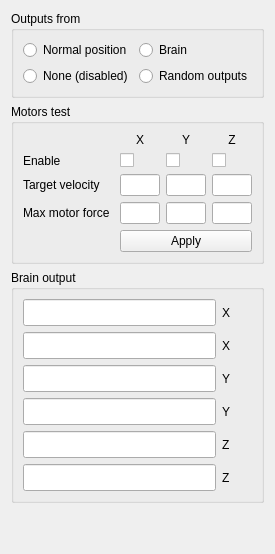
         <widget class="QWidget" name="tabMotorsEffector">
          <attribute name="icon">
           <iconset resource="../../../ressources/ressources.qrc">
            <normaloff>:/img/icons/motor_test</normaloff>:/img/icons/motor_test</iconset>
          </attribute>
          <attribute name="title">
           <string>Motors effector</string>
          </attribute>
          <layout class="QGridLayout" name="gridLayout_6">
           <item row="0" column="0">
            <widget class="QGroupBox" name="groupBox">
             <property name="sizePolicy">
              <sizepolicy hsizetype="Minimum" vsizetype="Minimum">
               <horstretch>0</horstretch>
               <verstretch>0</verstretch>
              </sizepolicy>
             </property>
             <property name="whatsThis">
              <string>&lt;!DOCTYPE HTML PUBLIC &quot;-//W3C//DTD HTML 4.0//EN&quot; &quot;http://www.w3.org/TR/REC-html40/strict.dtd&quot;&gt;
&lt;html&gt;&lt;head&gt;&lt;meta name=&quot;qrichtext&quot; content=&quot;1&quot; /&gt;&lt;style type=&quot;text/css&quot;&gt;
p, li { white-space: pre-wrap; }
&lt;/style&gt;&lt;/head&gt;&lt;body style=&quot; font-family:'MS Shell Dlg 2'; font-size:8.25pt; font-weight:400; font-style:normal;&quot;&gt;
&lt;p style=&quot; margin-top:0px; margin-bottom:0px; margin-left:0px; margin-right:0px; -qt-block-indent:0; text-indent:0px;&quot;&gt;&lt;span style=&quot; font-size:8pt; font-weight:600;&quot;&gt;Outputs from&lt;/span&gt;&lt;/p&gt;
&lt;p style=&quot;-qt-paragraph-type:empty; margin-top:0px; margin-bottom:0px; margin-left:0px; margin-right:0px; -qt-block-indent:0; text-indent:0px; font-size:8pt;&quot;&gt;&lt;/p&gt;
&lt;p style=&quot; margin-top:0px; margin-bottom:0px; margin-left:0px; margin-right:0px; -qt-block-indent:0; text-indent:0px;&quot;&gt;&lt;span style=&quot; font-size:8pt;&quot;&gt;This form allows you to select what element will set the values of the inputs motors.&lt;/span&gt;&lt;/p&gt;
&lt;p style=&quot;-qt-paragraph-type:empty; margin-top:0px; margin-bottom:0px; margin-left:0px; margin-right:0px; -qt-block-indent:0; text-indent:0px; font-size:8pt;&quot;&gt;&lt;/p&gt;
&lt;p style=&quot; margin-top:0px; margin-bottom:0px; margin-left:0px; margin-right:0px; -qt-block-indent:0; text-indent:0px;&quot;&gt;&lt;span style=&quot; font-size:8pt; font-style:italic;&quot;&gt;- Normal position&lt;/span&gt;&lt;span style=&quot; font-size:8pt;&quot;&gt; try to maintain the bone in its initial position.&lt;/span&gt;&lt;/p&gt;
&lt;p style=&quot;-qt-paragraph-type:empty; margin-top:0px; margin-bottom:0px; margin-left:0px; margin-right:0px; -qt-block-indent:0; text-indent:0px; font-size:8pt;&quot;&gt;&lt;/p&gt;
&lt;p style=&quot; margin-top:0px; margin-bottom:0px; margin-left:0px; margin-right:0px; -qt-block-indent:0; text-indent:0px;&quot;&gt;&lt;span style=&quot; font-size:8pt; font-style:italic;&quot;&gt;- None&lt;/span&gt;&lt;span style=&quot; font-size:8pt;&quot;&gt; disable all motors for this bone.&lt;/span&gt;&lt;/p&gt;
&lt;p style=&quot;-qt-paragraph-type:empty; margin-top:0px; margin-bottom:0px; margin-left:0px; margin-right:0px; -qt-block-indent:0; text-indent:0px; font-size:8pt;&quot;&gt;&lt;/p&gt;
&lt;p style=&quot; margin-top:0px; margin-bottom:0px; margin-left:0px; margin-right:0px; -qt-block-indent:0; text-indent:0px;&quot;&gt;&lt;span style=&quot; font-size:8pt; font-style:italic;&quot;&gt;- Brain&lt;/span&gt;&lt;span style=&quot; font-size:8pt;&quot;&gt; use the outputs of brain as inputs motors.&lt;/span&gt;&lt;/p&gt;
&lt;p style=&quot;-qt-paragraph-type:empty; margin-top:0px; margin-bottom:0px; margin-left:0px; margin-right:0px; -qt-block-indent:0; text-indent:0px; font-size:8pt;&quot;&gt;&lt;/p&gt;
&lt;p style=&quot; margin-top:0px; margin-bottom:0px; margin-left:0px; margin-right:0px; -qt-block-indent:0; text-indent:0px;&quot;&gt;&lt;span style=&quot; font-size:8pt;&quot;&gt;- Random outputs sends random sinus values to motors.&lt;/span&gt;&lt;/p&gt;&lt;/body&gt;&lt;/html&gt;</string>
             </property>
             <property name="title">
              <string>Outputs from</string>
             </property>
             <layout class="QGridLayout" name="gridLayout_2">
              <item row="0" column="0">
               <widget class="QRadioButton" name="rbOutFrom_NormalPosition">
                <property name="text">
                 <string>Normal position</string>
                </property>
               </widget>
              </item>
              <item row="0" column="1">
               <widget class="QRadioButton" name="rbOutFrom_Brain">
                <property name="text">
                 <string>Brain</string>
                </property>
                <property name="icon">
                 <iconset resource="../../../ressources/ressources.qrc">
                  <normaloff>:/img/icons/brain</normaloff>:/img/icons/brain</iconset>
                </property>
               </widget>
              </item>
              <item row="1" column="0">
               <widget class="QRadioButton" name="rbOutFrom_Disable">
                <property name="text">
                 <string>None (disabled)</string>
                </property>
               </widget>
              </item>
              <item row="1" column="1">
               <widget class="QRadioButton" name="rbOutFrom_Random">
                <property name="text">
                 <string>Random outputs</string>
                </property>
                <property name="icon">
                 <iconset resource="../../../ressources/ressources.qrc">
                  <normaloff>:/img/icons/random</normaloff>:/img/icons/random</iconset>
                </property>
               </widget>
              </item>
             </layout>
            </widget>
           </item>
           <item row="1" column="0">
            <widget class="QGroupBox" name="gbMotorsTest">
             <property name="whatsThis">
              <string>&lt;!DOCTYPE HTML PUBLIC &quot;-//W3C//DTD HTML 4.0//EN&quot; &quot;http://www.w3.org/TR/REC-html40/strict.dtd&quot;&gt;
&lt;html&gt;&lt;head&gt;&lt;meta name=&quot;qrichtext&quot; content=&quot;1&quot; /&gt;&lt;style type=&quot;text/css&quot;&gt;
p, li { white-space: pre-wrap; }
&lt;/style&gt;&lt;/head&gt;&lt;body style=&quot; font-family:'MS Shell Dlg 2'; font-size:8.25pt; font-weight:400; font-style:normal;&quot;&gt;
&lt;p style=&quot; margin-top:0px; margin-bottom:0px; margin-left:0px; margin-right:0px; -qt-block-indent:0; text-indent:0px;&quot;&gt;&lt;span style=&quot; font-weight:600;&quot;&gt;Motor Test&lt;/span&gt;&lt;/p&gt;
&lt;p style=&quot;-qt-paragraph-type:empty; margin-top:0px; margin-bottom:0px; margin-left:0px; margin-right:0px; -qt-block-indent:0; text-indent:0px;&quot;&gt;&lt;/p&gt;
&lt;p style=&quot; margin-top:0px; margin-bottom:0px; margin-left:0px; margin-right:0px; -qt-block-indent:0; text-indent:0px;&quot;&gt;It's used to test motors by setting the target velocity and the max motor force for each motor.&lt;/p&gt;
&lt;p style=&quot;-qt-paragraph-type:empty; margin-top:0px; margin-bottom:0px; margin-left:0px; margin-right:0px; -qt-block-indent:0; text-indent:0px;&quot;&gt;&lt;/p&gt;
&lt;p style=&quot; margin-top:0px; margin-bottom:0px; margin-left:0px; margin-right:0px; -qt-block-indent:0; text-indent:0px;&quot;&gt;&lt;span style=&quot; font-style:italic;&quot;&gt;[ This form is available only if outputs come from None. ]&lt;/span&gt;&lt;/p&gt;&lt;/body&gt;&lt;/html&gt;</string>
             </property>
             <property name="title">
              <string>Motors test</string>
             </property>
             <layout class="QGridLayout" name="gridLayout_7">
              <item row="0" column="1">
               <widget class="QLabel" name="l_m1">
                <property name="text">
                 <string>X</string>
                </property>
                <property name="alignment">
                 <set>Qt::AlignCenter</set>
                </property>
               </widget>
              </item>
              <item row="0" column="2">
               <widget class="QLabel" name="l_m2">
                <property name="text">
                 <string>Y</string>
                </property>
                <property name="alignment">
                 <set>Qt::AlignCenter</set>
                </property>
               </widget>
              </item>
              <item row="0" column="3">
               <widget class="QLabel" name="l_m3">
                <property name="text">
                 <string>Z</string>
                </property>
                <property name="alignment">
                 <set>Qt::AlignCenter</set>
                </property>
               </widget>
              </item>
              <item row="1" column="0">
               <widget class="QLabel" name="l_enable_title">
                <property name="text">
                 <string>Enable</string>
                </property>
               </widget>
              </item>
              <item row="1" column="1">
               <widget class="QCheckBox" name="cbEnable_m1">
                <property name="text">
                 <string/>
                </property>
               </widget>
              </item>
              <item row="1" column="2">
               <widget class="QCheckBox" name="cbEnable_m2">
                <property name="text">
                 <string/>
                </property>
               </widget>
              </item>
              <item row="1" column="3">
               <widget class="QCheckBox" name="cbEnable_m3">
                <property name="text">
                 <string/>
                </property>
               </widget>
              </item>
              <item row="2" column="0">
               <widget class="QLabel" name="l_targetVelocity_title">
                <property name="text">
                 <string>Target velocity</string>
                </property>
               </widget>
              </item>
              <item row="2" column="1">
               <widget class="QLineEdit" name="leTargetVelocity_m1">
                <property name="enabled">
                 <bool>true</bool>
                </property>
                <property name="sizePolicy">
                 <sizepolicy hsizetype="Fixed" vsizetype="Fixed">
                  <horstretch>0</horstretch>
                  <verstretch>0</verstretch>
                 </sizepolicy>
                </property>
                <property name="maximumSize">
                 <size>
                  <width>40</width>
                  <height>16777215</height>
                 </size>
                </property>
                <property name="alignment">
                 <set>Qt::AlignRight|Qt::AlignTrailing|Qt::AlignVCenter</set>
                </property>
               </widget>
              </item>
              <item row="2" column="2">
               <widget class="QLineEdit" name="leTargetVelocity_m2">
                <property name="sizePolicy">
                 <sizepolicy hsizetype="Fixed" vsizetype="Fixed">
                  <horstretch>0</horstretch>
                  <verstretch>0</verstretch>
                 </sizepolicy>
                </property>
                <property name="maximumSize">
                 <size>
                  <width>40</width>
                  <height>16777215</height>
                 </size>
                </property>
                <property name="alignment">
                 <set>Qt::AlignRight|Qt::AlignTrailing|Qt::AlignVCenter</set>
                </property>
               </widget>
              </item>
              <item row="2" column="3">
               <widget class="QLineEdit" name="leTargetVelocity_m3">
                <property name="sizePolicy">
                 <sizepolicy hsizetype="Fixed" vsizetype="Fixed">
                  <horstretch>0</horstretch>
                  <verstretch>0</verstretch>
                 </sizepolicy>
                </property>
                <property name="maximumSize">
                 <size>
                  <width>40</width>
                  <height>16777215</height>
                 </size>
                </property>
                <property name="alignment">
                 <set>Qt::AlignRight|Qt::AlignTrailing|Qt::AlignVCenter</set>
                </property>
               </widget>
              </item>
              <item row="3" column="0">
               <widget class="QLabel" name="l_maxMotorForce_title">
                <property name="text">
                 <string>Max motor force</string>
                </property>
               </widget>
              </item>
              <item row="3" column="1">
               <widget class="QLineEdit" name="leMaxMotorForce_m1">
                <property name="sizePolicy">
                 <sizepolicy hsizetype="Fixed" vsizetype="Fixed">
                  <horstretch>0</horstretch>
                  <verstretch>0</verstretch>
                 </sizepolicy>
                </property>
                <property name="maximumSize">
                 <size>
                  <width>40</width>
                  <height>16777215</height>
                 </size>
                </property>
                <property name="alignment">
                 <set>Qt::AlignRight|Qt::AlignTrailing|Qt::AlignVCenter</set>
                </property>
               </widget>
              </item>
              <item row="3" column="2">
               <widget class="QLineEdit" name="leMaxMotorForce_m2">
                <property name="sizePolicy">
                 <sizepolicy hsizetype="Fixed" vsizetype="Fixed">
                  <horstretch>0</horstretch>
                  <verstretch>0</verstretch>
                 </sizepolicy>
                </property>
                <property name="maximumSize">
                 <size>
                  <width>40</width>
                  <height>16777215</height>
                 </size>
                </property>
                <property name="alignment">
                 <set>Qt::AlignRight|Qt::AlignTrailing|Qt::AlignVCenter</set>
                </property>
               </widget>
              </item>
              <item row="3" column="3">
               <widget class="QLineEdit" name="leMaxMotorForce_m3">
                <property name="sizePolicy">
                 <sizepolicy hsizetype="Fixed" vsizetype="Fixed">
                  <horstretch>0</horstretch>
                  <verstretch>0</verstretch>
                 </sizepolicy>
                </property>
                <property name="maximumSize">
                 <size>
                  <width>40</width>
                  <height>16777215</height>
                 </size>
                </property>
                <property name="alignment">
                 <set>Qt::AlignRight|Qt::AlignTrailing|Qt::AlignVCenter</set>
                </property>
               </widget>
              </item>
              <item row="4" column="1" colspan="3">
               <widget class="QPushButton" name="pbValidateMotorsValues">
                <property name="text">
                 <string>Apply</string>
                </property>
               </widget>
              </item>
             </layout>
            </widget>
           </item>
           <item row="2" column="0">
            <widget class="QGroupBox" name="groupBox_2">
             <property name="title">
              <string>Brain output</string>
             </property>
             <layout class="QGridLayout" name="gridLayout_5">
              <item row="0" column="1">
               <widget class="QLabel" name="lblContractX">
                <property name="minimumSize">
                 <size>
                  <width>30</width>
                  <height>0</height>
                 </size>
                </property>
                <property name="maximumSize">
                 <size>
                  <width>30</width>
                  <height>16777215</height>
                 </size>
                </property>
                <property name="text">
                 <string>X</string>
                </property>
               </widget>
              </item>
              <item row="3" column="1">
               <widget class="QLabel" name="lblExpandX">
                <property name="minimumSize">
                 <size>
                  <width>30</width>
                  <height>0</height>
                 </size>
                </property>
                <property name="maximumSize">
                 <size>
                  <width>30</width>
                  <height>16777215</height>
                 </size>
                </property>
                <property name="text">
                 <string>X</string>
                </property>
               </widget>
              </item>
              <item row="4" column="1">
               <widget class="QLabel" name="lblContractY">
                <property name="minimumSize">
                 <size>
                  <width>30</width>
                  <height>0</height>
                 </size>
                </property>
                <property name="maximumSize">
                 <size>
                  <width>30</width>
                  <height>16777215</height>
                 </size>
                </property>
                <property name="text">
                 <string>Y</string>
                </property>
               </widget>
              </item>
              <item row="5" column="1">
               <widget class="QLabel" name="lblExpandY">
                <property name="minimumSize">
                 <size>
                  <width>30</width>
                  <height>0</height>
                 </size>
                </property>
                <property name="maximumSize">
                 <size>
                  <width>30</width>
                  <height>16777215</height>
                 </size>
                </property>
                <property name="text">
                 <string>Y</string>
                </property>
               </widget>
              </item>
              <item row="6" column="1">
               <widget class="QLabel" name="lblContractZ">
                <property name="minimumSize">
                 <size>
                  <width>30</width>
                  <height>0</height>
                 </size>
                </property>
                <property name="maximumSize">
                 <size>
                  <width>30</width>
                  <height>16777215</height>
                 </size>
                </property>
                <property name="text">
                 <string>Z</string>
                </property>
               </widget>
              </item>
              <item row="7" column="1">
               <widget class="QLabel" name="lblExpandZ">
                <property name="minimumSize">
                 <size>
                  <width>30</width>
                  <height>0</height>
                 </size>
                </property>
                <property name="maximumSize">
                 <size>
                  <width>30</width>
                  <height>16777215</height>
                 </size>
                </property>
                <property name="text">
                 <string>Z</string>
                </property>
               </widget>
              </item>
              <item row="0" column="0">
               <widget class="QLineEdit" name="txtContractX">
                <property name="enabled">
                 <bool>true</bool>
                </property>
                <property name="font">
                 <font>
                  <family>Courier New</family>
                  <pointsize>12</pointsize>
                 </font>
                </property>
                <property name="readOnly">
                 <bool>true</bool>
                </property>
               </widget>
              </item>
              <item row="3" column="0">
               <widget class="QLineEdit" name="txtExpandX">
                <property name="enabled">
                 <bool>true</bool>
                </property>
                <property name="font">
                 <font>
                  <family>Courier New</family>
                  <pointsize>12</pointsize>
                 </font>
                </property>
                <property name="readOnly">
                 <bool>true</bool>
                </property>
               </widget>
              </item>
              <item row="4" column="0">
               <widget class="QLineEdit" name="txtContractY">
                <property name="enabled">
                 <bool>true</bool>
                </property>
                <property name="font">
                 <font>
                  <family>Courier New</family>
                  <pointsize>12</pointsize>
                 </font>
                </property>
                <property name="readOnly">
                 <bool>true</bool>
                </property>
               </widget>
              </item>
              <item row="5" column="0">
               <widget class="QLineEdit" name="txtExpandY">
                <property name="enabled">
                 <bool>true</bool>
                </property>
                <property name="font">
                 <font>
                  <family>Courier New</family>
                  <pointsize>12</pointsize>
                 </font>
                </property>
                <property name="readOnly">
                 <bool>true</bool>
                </property>
               </widget>
              </item>
              <item row="6" column="0">
               <widget class="QLineEdit" name="txtContractZ">
                <property name="enabled">
                 <bool>true</bool>
                </property>
                <property name="font">
                 <font>
                  <family>Courier New</family>
                  <pointsize>12</pointsize>
                 </font>
                </property>
                <property name="readOnly">
                 <bool>true</bool>
                </property>
               </widget>
              </item>
              <item row="7" column="0">
               <widget class="QLineEdit" name="txtExpandZ">
                <property name="enabled">
                 <bool>true</bool>
                </property>
                <property name="font">
                 <font>
                  <family>Courier New</family>
                  <pointsize>12</pointsize>
                 </font>
                </property>
                <property name="readOnly">
                 <bool>true</bool>
                </property>
               </widget>
              </item>
             </layout>
            </widget>
           </item>
           <item row="3" column="0">
            <spacer name="verticalSpacer_2">
             <property name="orientation">
              <enum>Qt::Vertical</enum>
             </property>
             <property name="sizeHint" stdset="0">
              <size>
               <width>20</width>
               <height>40</height>
              </size>
             </property>
            </spacer>
           </item>
          </layout>
         </widget>
